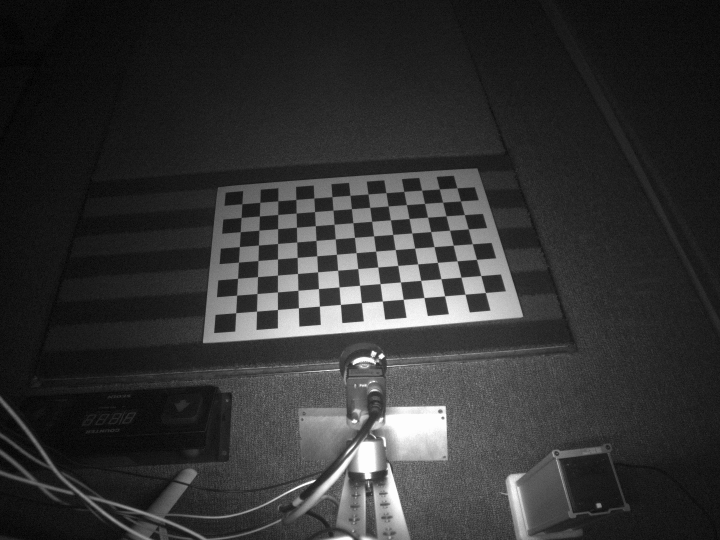
#> input picture chessboard_images/Cam1_1.bmp, 1440 x 1080 px (shown at 1/2 size); its folder holds only this picture in this run
$ python -i tracking_engine.py   (imports and definitions only)
#> lines starting #> are read from the running program, lines starting #| are printed output that depends on the picture; after the words box and inside, x2 and y2 are one past the last pixel; in counts of white or black regions, pixels touching at a corner belong together
#> further down, picture is the input picture: shape (1080, 1440, 3); min 0, max 253, mean 50.4
"""
골프공 및 클럽 추적 시스템
Author: Maxform 개발팀
Description: 고정밀 골프공/클럽 검출 및 추적 시스템
- IR 조명 기반 배경 차감
- 칼만 필터 기반 안정적 추적
- 샷 이벤트 자동 감지
"""

import cv2
import numpy as np
import time
from typing import List, Tuple, Optional, Dict
from dataclasses import dataclass
from scipy.optimize import least_squares
import math

@dataclass
class TrackingPoint:
    """추적 점 정보"""
    x: float
    y: float
    z: float
    timestamp: float
    confidence: float = 1.0

@dataclass
class BallData:
    """골프공 데이터"""
    speed: float  # m/s
    launch_angle: float  # degrees
    direction_angle: float  # degrees (방향각으로 명칭 변경)
    backspin: float  # rpm
    sidespin: float  # rpm
    spin_axis: float  # degrees
    spin_rate: float  # rpm (총 스핀율)
    is_valid: bool = True  # 데이터 유효성

@dataclass
class ClubData:
    """클럽 데이터"""
    speed: float  # m/s
    attack_angle: float  # degrees
    club_path: float  # degrees
    face_angle: float  # degrees
    face_to_path: float  # degrees
    is_valid: bool = True  # 데이터 유효성

class ShotDetector:
    """샷 감지 클래스 - IR 조명 기반 개선"""

    # [105 lines left out: functions __init__, detect_shot_event, reset, not called in this run]

class BallTracker:
    """골프공 추적 클래스 - 고정밀 추적"""

    # [184 lines left out: functions __init__, detect_golf_ball, update_tracking, calculate_spin_rate, _calculate_rotation_from_matches, not called in this run]

    def get_trajectory(self) -> List[TrackingPoint]:
        """추적된 궤적 반환"""
        return self.tracking_points.copy()

    # [5 lines left out: function reset, not called in this run]

class ClubTracker:
    """클럽 추적 클래스 - ROI 기반 정밀 추적"""

    def __init__(self):
        """클럽 추적기 초기화"""
        # 칼만 필터 설정
        self.kalman = cv2.KalmanFilter(6, 3)

        # 상태 전이 행렬
        self.kalman.transitionMatrix = np.array([
            [1, 0, 0, 1, 0, 0],
            [0, 1, 0, 0, 1, 0],
            [0, 0, 1, 0, 0, 1],
            [0, 0, 0, 1, 0, 0],
            [0, 0, 0, 0, 1, 0],
            [0, 0, 0, 0, 0, 1]
        ], dtype=np.float32)

        # 측정 행렬
        self.kalman.measurementMatrix = np.array([
            [1, 0, 0, 0, 0, 0],
            [0, 1, 0, 0, 0, 0],
            [0, 0, 1, 0, 0, 0]
        ], dtype=np.float32)

        # 노이즈 공분산
        self.kalman.processNoiseCov = np.eye(6, dtype=np.float32) * 0.2
        self.kalman.measurementNoiseCov = np.eye(3, dtype=np.float32) * 0.2

        # 추적 상태
        self.tracking_points = []
        self.is_tracking = False
        self.club_template = None
        self.last_position = None

    def detect_club_head(self, frame: np.ndarray,
                        previous_position: Optional[Tuple[int, int, int, int]] = None) -> List[Tuple[int, int, int, int]]:
        """
        클럽 헤드 검출 (다단계 검출 알고리즘)

        Args:
            frame: 입력 프레임
            previous_position: 이전 위치 (x, y, w, h)

        Returns:
            검출된 클럽 헤드 바운딩 박스 리스트
        """
        # 1단계: 에지 검출
        gray = cv2.cvtColor(frame, cv2.COLOR_BGR2GRAY)
        edges = cv2.Canny(gray, 50, 150)
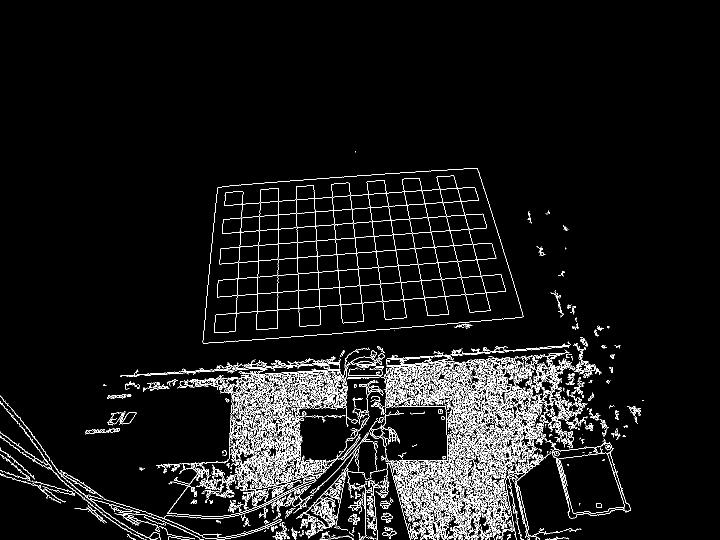
#> edges: shape (1080, 1440) (shown at 1/2 size); 5.5% white in thin lines or dots, all inside (x1, y1, x2, y2) = (0, 302, 1287, 1080)

        # 2단계: 컨투어 검출
        contours, _ = cv2.findContours(edges, cv2.RETR_EXTERNAL, cv2.CHAIN_APPROX_SIMPLE)
#> contours = 2038 contours, 1753 with area under 20; largest, box (x1, y1, x2, y2) and area: (405, 336, 1047, 687) 180548, (1117, 905, 1249, 1027) 11527, (949, 712, 1032, 772) 1322, (859, 743, 970, 859) 1255, (529, 792, 641, 961) 1044

        # 클럽 헤드 후보 필터링
        club_candidates = []
        for contour in contours:
            area = cv2.contourArea(contour)
            if 100 < area < 2000:  # 클럽 헤드 예상 면적 범위
                # 종횡비 검사
                x, y, w, h = cv2.boundingRect(contour)
                aspect_ratio = w / h
                if 0.5 < aspect_ratio < 3.0:
                    club_candidates.append((x, y, w, h))
#> this loop made 2038 passes
#> (area, x, y, w, h, aspect_ratio) on passes 140, 151, 256, 268, 280, 318, 330, 389, 397, 412, 441, 466: (306, 834, 1039, 37, 41, 0.902), (102.5, 866, 1036, 32, 44, 0.727), (140, 986, 1007, 26, 40, 0.65), (107.5, 642, 1004, 30, 35, 0.857), (145, 760, 1001, 21, 17, 1.24), (386, 893, 994, 45, 48, 0.938), (129, 876, 991, 20, 31, 0.645), (107, 969, 983, 20, 35, 0.571), (172.5, 931, 982, 41, 44, 0.932), (120, 751, 980, 25, 16, 1.56), (130.5, 654, 976, 26, 23, 1.13), (114, 832, 972, 29, 45, 0.644)
#> (area, x, y, w, h) on pass 1420: (236.5, 1049, 801, 38, 42)
#> after the loop, club_candidates = 52 items, first 6: (834, 1039, 37, 41), (866, 1036, 32, 44), (986, 1007, 26, 40), (642, 1004, 30, 35), (760, 1001, 21, 17), (893, 994, 45, 48)

        # 3단계: 이전 위치 기반 필터링
        if previous_position and club_candidates:
            prev_x, prev_y, prev_w, prev_h = previous_position
            prev_center = (prev_x + prev_w // 2, prev_y + prev_h // 2)

            # 가장 가까운 후보 선택
            best_candidate = None
            min_distance = float('inf')

            for candidate in club_candidates:
                x, y, w, h = candidate
                center = (x + w // 2, y + h // 2)
                distance = np.sqrt((center[0] - prev_center[0])**2 + (center[1] - prev_center[1])**2)

                if distance < min_distance:
                    min_distance = distance
                    best_candidate = candidate

            return [best_candidate] if best_candidate else []

        return club_candidates

    # [176 lines left out: functions track_club_head_template, update_tracking, calculate_face_angle, _adaptive_brightness_correction, _find_dominant_line, detect_impact_moment, not called in this run]

    def get_trajectory(self) -> List[TrackingPoint]:
        """추적된 궤적 반환"""
        return self.tracking_points.copy()

    # [6 lines left out: function reset, not called in this run]

>>> import cv2
>>> picture = cv2.imread('../../chessboard_images/Cam1_1.bmp')
>>> result = ClubTracker().detect_club_head(picture)
#> result has the same summary as club_candidates in detect_club_head
